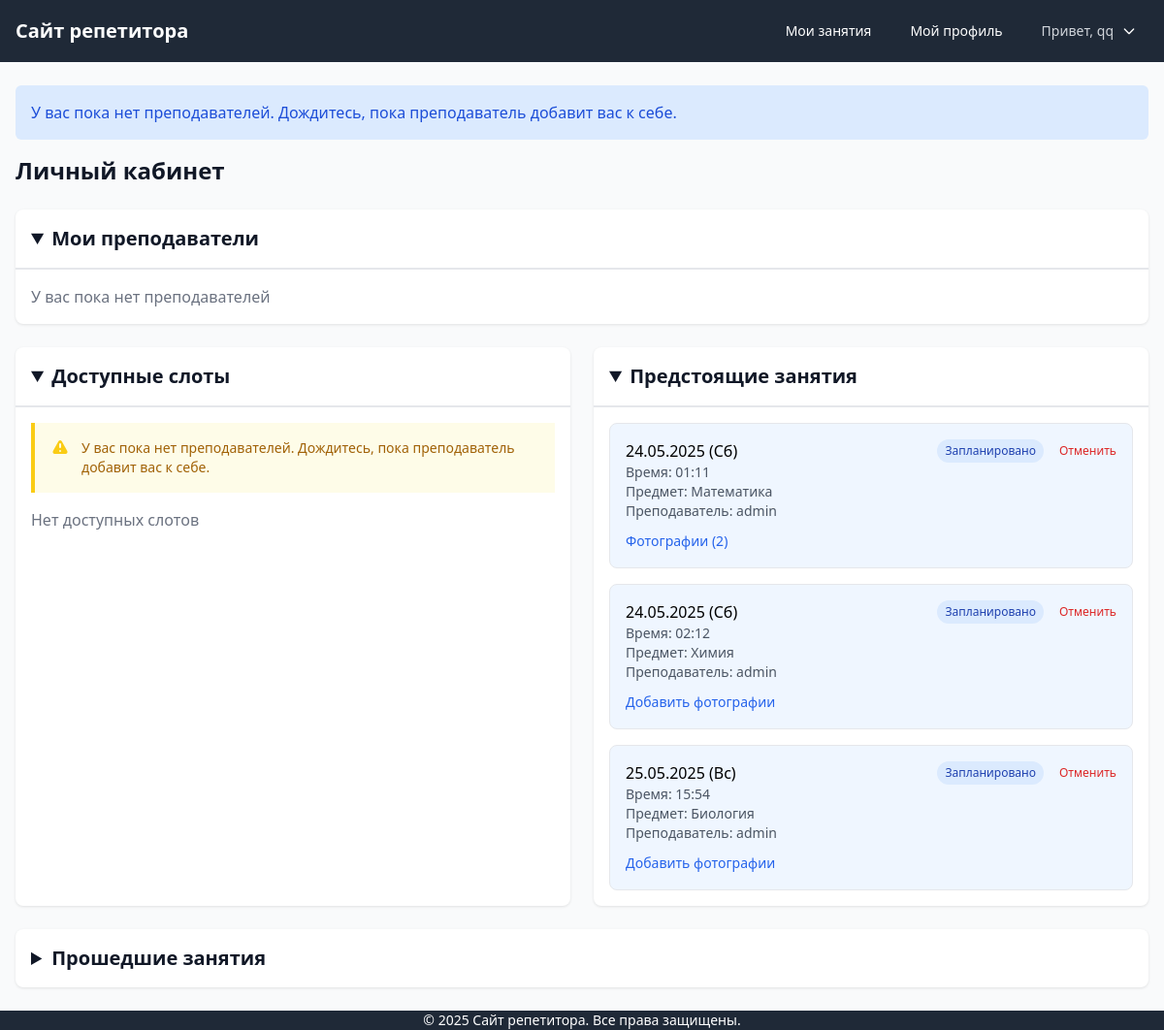
The page /student/ (signed in) on the database as committed earlier.
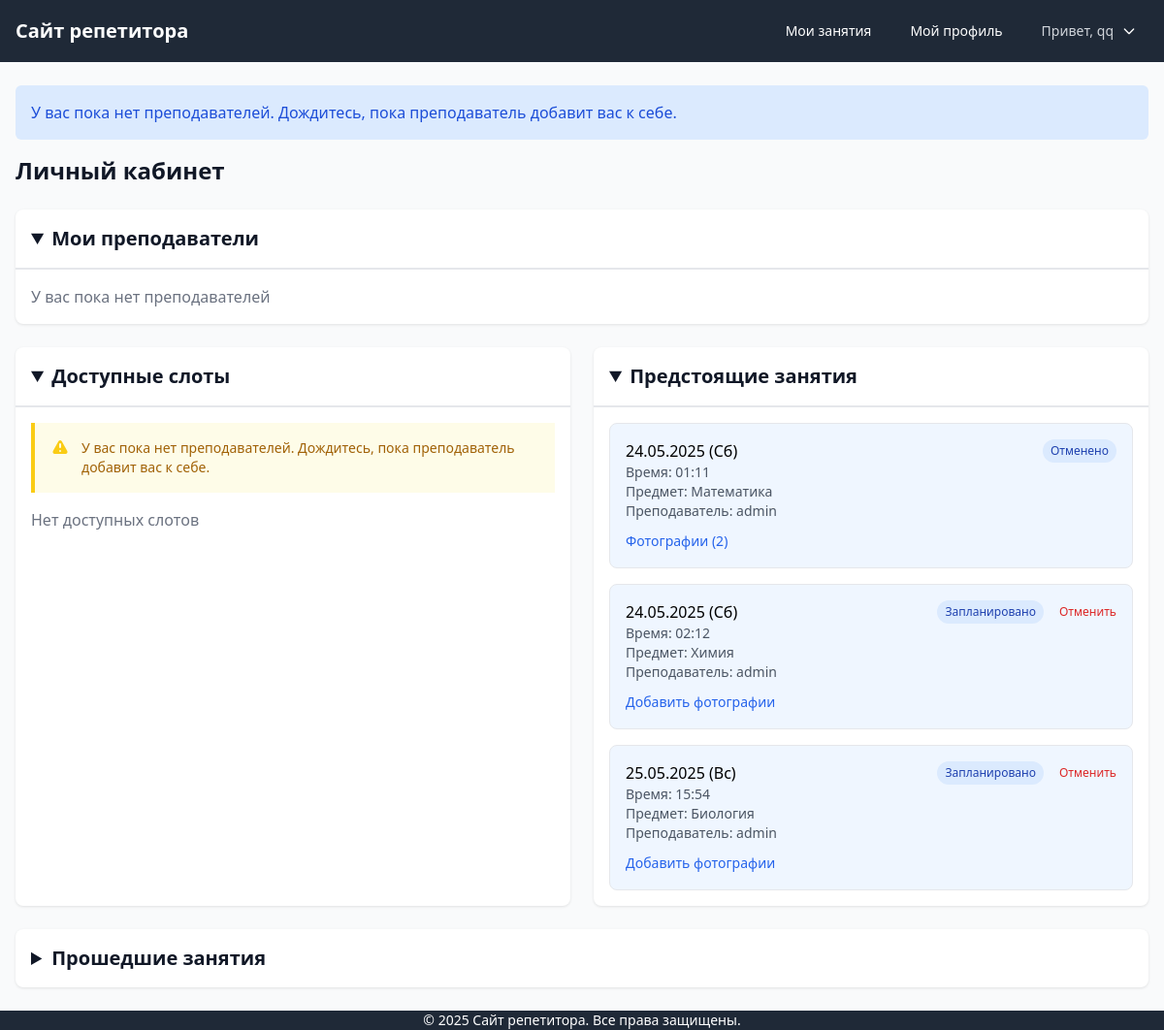
The same page on the database as committed later.
### scheduler/models.py (models this page shows, shortened)
class Lesson(models.Model):
    STATUS_CHOICES = [
        ('scheduled', 'Запланировано'),
        ('completed', 'Завершено'),
        ('cancelled', 'Отменено'),
    ]
    SUBJECT_CHOICES = [
        ('math', 'Математика'),
        ('physics', 'Физика'),
        ('chemistry', 'Химия'),
        ('biology', 'Биология'),
        ('english', 'Английский язык'),
        ('russian', 'Русский язык'),
        ('literature', 'Литература'),
        ('history', 'История'),
        ('geography', 'География'),
        ('other', 'Другое'),
    ]
    time_slot = models.OneToOneField(TimeSlot, on_delete=models.CASCADE, related_name='lesson')
    student = models.ForeignKey(User, on_delete=models.CASCADE, related_name='booked_lessons')
    status = models.CharField(max_length=20, choices=STATUS_CHOICES, default='scheduled')
    subject = models.CharField(max_length=20, choices=SUBJECT_CHOICES, default='math')
    notes = models.TextField(blank=True)
    created_at = models.DateTimeField(auto_now_add=True)
    updated_at = models.DateTimeField(auto_now=True)

class TimeSlot(models.Model):
    STATUS_CHOICES = [
        ('available', 'Доступно'),
        ('booked', 'Забронировано'),
        ('completed', 'Завершено'),
        ('cancelled', 'Отменено'),
    ]
    tutor = models.ForeignKey(User, on_delete=models.CASCADE, related_name='time_slots')
    student = models.ForeignKey(User, on_delete=models.SET_NULL, null=True, blank=True, related_name='booked_slots')
    datetime = models.DateTimeField()
    status = models.CharField(max_length=10, choices=STATUS_CHOICES, default='available')
    duration = models.IntegerField(default=60, help_text='Длительность в минутах')
    notes = models.TextField(blank=True)
    class Meta:
        unique_together = ['tutor', 'datetime']
        ordering = ['datetime']

### scheduler/views.py (the view)
# urls.py: path('student/', views.student_dashboard, name='student_dashboard'),
@login_required
@user_passes_test(is_student)
def student_dashboard(request):
    start_date = timezone.now()
    end_date = start_date + timedelta(days=7)
    my_tutors = User.objects.filter(
        students_list__student=request.user,
        students_list__is_active=True
    )
    if not my_tutors.exists():
        messages.info(request, 'У вас пока нет преподавателей. Дождитесь, пока преподаватель добавит вас к себе.')
        available_slots = TimeSlot.objects.none()
    else:
        available_slots = TimeSlot.objects.filter(
            status='available',
            datetime__range=[start_date, end_date],
            tutor__in=my_tutors
        ).order_by('datetime')
    my_lessons = Lesson.objects.filter(
        student=request.user
    ).order_by('time_slot__datetime')
    context = {
        'now': timezone.now(),
        'available_slots': available_slots,
        'my_lessons': my_lessons,
        'upcoming_lessons': my_lessons.filter(time_slot__datetime__gte=timezone.now()),
        'past_lessons': my_lessons.filter(time_slot__datetime__lt=timezone.now()).order_by('-time_slot__datetime'),
        'my_tutors': my_tutors,  # Добавляем список преподавателей в контекст
    }
    return render(request, 'scheduler/student/dashboard.html', context)

### scheduler/templatetags/scheduler_extras.py (called while the page is built)
@register.filter
def date_with_weekday(value):
    if not value:
        return ""
    weekdays = ['Пн', 'Вт', 'Ср', 'Чт', 'Пт', 'Сб', 'Вс']
    return f"{value.strftime('%d.%m.%Y')} ({weekdays[value.weekday()]})"

### scheduler/views.py (called while the page is built)
def is_student(user):
    return user.groups.filter(name='Students').exists()

### scheduler/templates/scheduler/student/dashboard.html (shortened to what the changed rows need)
{% extends 'base.html' %}
{% load scheduler_extras %}
{% block content %}
<div class="space-y-6">
    <h1 class="text-2xl font-bold text-gray-900">Личный кабинет</h1>
    <div class="grid grid-cols-1 md:grid-cols-2 gap-6">
        <details open class="h-full">
            <div>
                {% if upcoming_lessons %}
                    <div class="space-y-4">
                        {% for lesson in upcoming_lessons %}
                            <div class="border rounded-lg p-4 bg-blue-50">
                                <div class="flex justify-between items-start">
                                    <div>
                                        <p class="font-medium">{{ lesson.time_slot.datetime|date_with_weekday }}</p>
                                        <p class="text-sm text-gray-600">Время: {{ lesson.time_slot.datetime|time:'H:i' }}</p>
                                        <p class="text-sm text-gray-600">Предмет: {{ lesson.get_subject_display }}</p>
                                        <p class="text-sm text-gray-600">Преподаватель: {{ lesson.time_slot.tutor.get_full_name|default:lesson.time_slot.tutor.username }}</p>
                                    </div>
                                    <div class="flex gap-2 items-center">
                                        <span class="px-2 py-1 text-xs rounded-full bg-blue-100 text-blue-800">{{ lesson.get_status_display }}</span>
                                        {% if lesson.status == 'scheduled' and lesson.time_slot.datetime|timeuntil > '12:00:00' %}
                                            <a href="{% url 'cancel_lesson' lesson.id %}" class="text-red-600 hover:underline text-xs ml-2">Отменить</a>
                                        {% endif %}
                                    </div>
                                </div>
                                <div class="mt-2">
                                    <a href="{% url 'manage_lesson_photos' lesson.id %}"
                                       class="text-sm text-blue-600 hover:text-blue-800">
                                        {% if lesson.photos.exists %}
                                            Фотографии ({{ lesson.photos.count }})
                                        {% else %}
                                            Добавить фотографии
                                        {% endif %}
                                    </a>
                                </div>
                            </div>
                        {% endfor %}
                    </div>
                {% else %}
                    <p class="text-gray-500">Нет предстоящих занятий</p>
                {% endif %}
            </div>
        </details>
    </div>
</div>
{% endblock %}

Rows that differ between the two databases and show on the page:
changed Lesson "Математика": status "Запланировано" → "Отменено"; no longer shows "Отменить"
